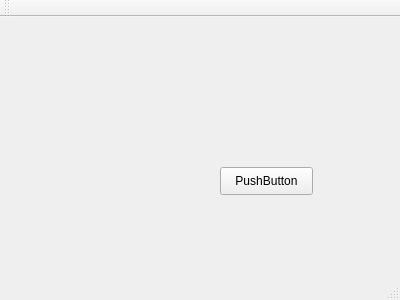
<?xml version="1.0" encoding="UTF-8"?>
<ui version="4.0">
 <class>MainWindow</class>
 <widget class="QMainWindow" name="MainWindow">
  <property name="geometry">
   <rect>
    <x>0</x>
    <y>0</y>
    <width>400</width>
    <height>300</height>
   </rect>
  </property>
  <property name="windowTitle">
   <string>MainWindow</string>
  </property>
  <widget class="QWidget" name="centralWidget">
   <widget class="QPushButton" name="pushButton">
    <property name="geometry">
     <rect>
      <x>220</x>
      <y>150</y>
      <width>93</width>
      <height>28</height>
     </rect>
    </property>
    <property name="text">
     <string>PushButton</string>
    </property>
   </widget>
  </widget>
  <widget class="QMenuBar" name="menuBar">
   <property name="geometry">
    <rect>
     <x>0</x>
     <y>0</y>
     <width>400</width>
     <height>26</height>
    </rect>
   </property>
  </widget>
  <widget class="QToolBar" name="mainToolBar">
   <attribute name="toolBarArea">
    <enum>TopToolBarArea</enum>
   </attribute>
   <attribute name="toolBarBreak">
    <bool>false</bool>
   </attribute>
  </widget>
  <widget class="QStatusBar" name="statusBar"/>
 </widget>
 <layoutdefault spacing="6" margin="11"/>
 <resources/>
 <connections/>
</ui>
